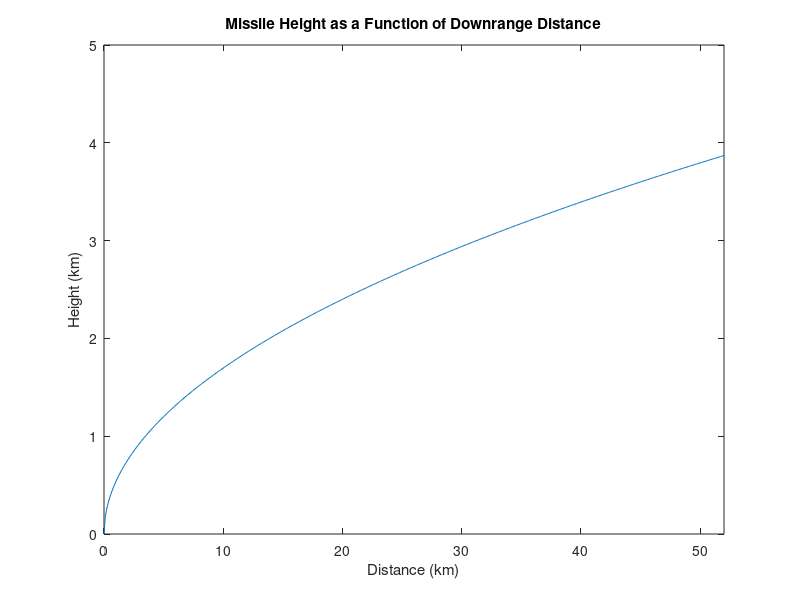

Write MATLAB code to recreate this figure.
x=[0:0.1:52];
y=0.4*sqrt(1.8*x);
plot(x,y)
xlabel('Distance (km)');
ylabel('Height (km)');
title('Missile Height as a Function of Downrange Distance');
axis ([0 52 0 5]);